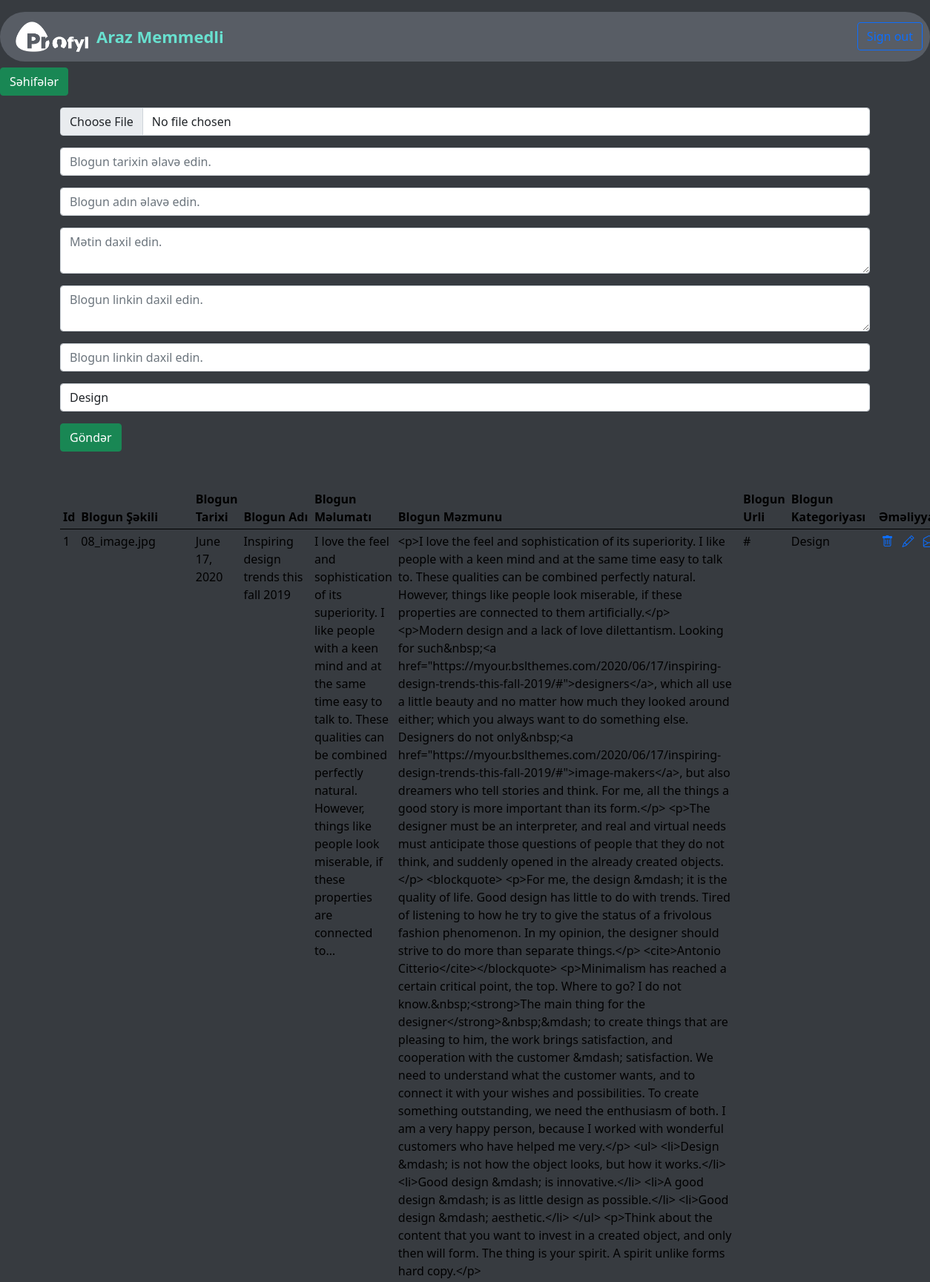
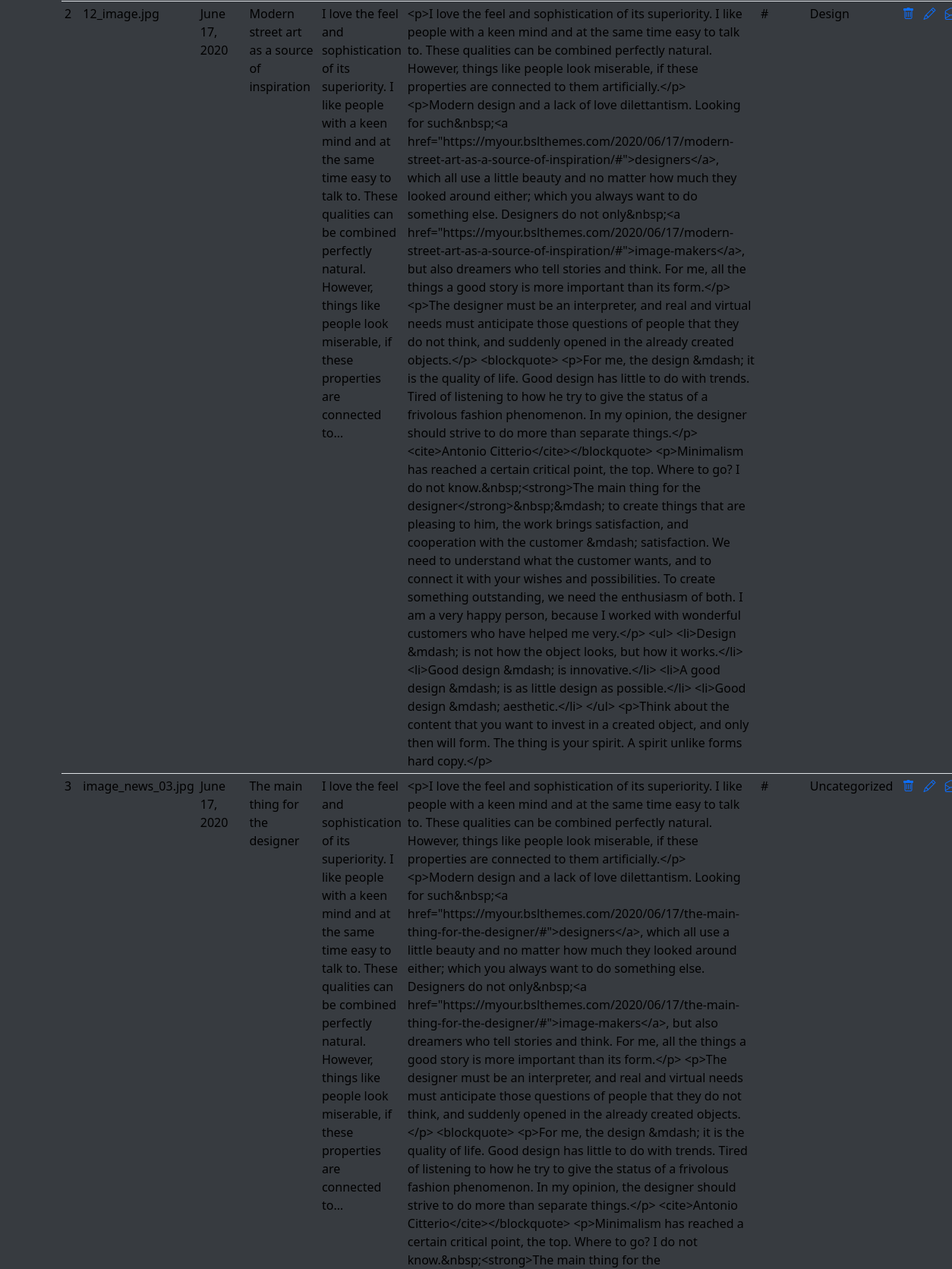
The app's page /admin/blog/ (upper part) with its own data (2 pictures, top to bottom).
### app/models.py (models this page shows)
class BlogPost(db.Model):
    __tablename__='blog_post'
    id = db.Column(db.Integer, primary_key=True)
    blog_img = db.Column(db.String(200))
    blog_date = db.Column(db.String(120))
    blog_title = db.Column(db.String(180))
    short_info = db.Column(db.Text)
    content = db.Column(db.Text)
    blog_url = db.Column(db.String(140))
    com_posts = db.relationship('Comment', backref='blog_post')
    blogcategory_id=db.Column(db.Integer, db.ForeignKey('blog_category.id'), nullable=False)

### admin/blog_routes.py (the view, shortened to what this page needs)
@admin_blog_bp.route('/admin/blog/',methods=['GET','POST'])
def admin_blog():
    blogForm=BlogForm()
    t_blogs=BlogPost.query.all()
    return render_template('admin/admin_blog.html',form=blogForm,t_blogs=t_blogs)

### admin/forms.py
class BlogForm(FlaskForm):
    blog_img=FileField('blog_img')
    blog_date=StringField('blog_date')
    blog_title=StringField('blog_title')
    short_info=TextAreaField('short_info')
    content=TextAreaField('content')
    blog_url=StringField('blog_url')
    blogcategory_id=SelectField('blogcategory_id',choices=BlogCategoryList)
    blog_submit=SubmitField()

### admin/templates/admin/admin_blog.html (shortened to what this page needs)
{% extends 'admin/base.html' %}
{% block content %}
<section id="blog-form">
    <div class="container">
        <div class="row">
            <div class="col-12">
                <form action="/admin/blog/" method="POST" enctype="multipart/form-data">
                    <div class="form-group mt-3">
                        {{form.blog_img(class='form-control',placeholder='Blogun şəkilin əlavə edin')}}
                    </div>
                    <div class="form-group mt-3">
                        {{form.blog_date(class='form-control',placeholder='Blogun tarixin əlavə edin.')}}
                    </div>
                    <div class="form-group mt-3">
                        {{form.blog_title(class='form-control',placeholder='Blogun adın əlavə edin.')}}
                    </div>
                    <div class="form-group mt-3">
                        {{form.short_info(class='form-control',placeholder='Mətin daxil edin.')}}
                    </div>
                    <div class="form-group mt-3">
                        {{form.content(class='form-control',placeholder='Blogun linkin daxil edin.')}}
                    </div>
                    <div class="form-group mt-3">
                        {{form.blog_url(class='form-control',placeholder='Blogun linkin daxil edin.')}}
                    </div>
                    <div class="form-group mt-3">
                        {{form.blogcategory_id(class='form-control')}}
                    </div>
                    <div class="form-group mt-3">
                        {{form.blog_submit(class='btn btn-success',value='Göndər')}}
                    </div>
                </form>
            </div>
        </div>
    </div>
</section>
<section id="blog-table">
    <div class="container mt-5">
        <table class="table table-sm" style="color: white;">
            <thead>
                <tr>
                    <th scope="col">Id</th>
                    <th scope="col">Blogun Şəkili</th>
                    <th scope="col">Blogun Tarixi</th>
                    <th scope="col">Blogun Adı</th>
                    <th scope="col">Blogun Məlumatı</th>
                    <th scope="col">Blogun Məzmunu</th>
                    <th scope="col">Blogun Urli</th>
                    <th scope="col">Blogun Kategoriyası</th>
                    <th scope="col">Əməliyyat</th>
                  </tr>
            </thead>
            <tbody>
                {% for t_blog in t_blogs %}
                <tr>
                    <td>{{t_blog.id}}</td>
                    <td>{{t_blog.blog_img}}</td>
                    <td>{{t_blog.blog_date}}</td>
                    <td>{{t_blog.blog_title}}</td>
                    <td>{{t_blog.short_info}}</td>
                    <td>{{t_blog.content}}</td>
                    <td>{{t_blog.blog_url}}</td>
                    <td>{{t_blog.blogcategory_id}}</td>
                    <td>
                        <a href="/blog/delete/{{t_blog.id}}"><i class="bi bi-trash mx-1"></i></a>
                        <a href="/blog/update/{{t_blog.id}}"><i class="bi bi-pencil mx-1"></i></a>
                        <a href=""><i class="bi bi-envelope-open mx-1"></i></a>
                    </td>
                  </tr>
                {% endfor %}
            </tbody>
          </table>
    </div>
</section>
{% endblock  %}

### records on screen
BlogPost: id "1", blog_img "08_image.jpg", blog_date "June 17, 2020", blog_title "Inspiring design trends this fall 2019", short_info "I love the feel and sophistication of its superiority. I like people with a keen mind and at the same time easy to talk to. These qualities can be combined perfectly natural. However, things like people look miserable, if these properties are connected to…", content "<p>I love the feel and sophistication of its superiority. I like people with a keen mind and at the same time easy to talk to. These qualities can be combined perfectly natural. However, things like people look miserable, if these properties are connected to them artificially.</p> <p>Modern design and a lack of love dilettantism. Looking for such&nbsp;<a href=\"https://myour.bslthemes.com/2020/06/17/inspiring-design-trends-this-fall-2019/#\">designers</a>, which all use a little beauty and no matter how much they looked around either; which you always want to do something else. Designers do not only&nbsp;<a…", blog_url "#", blogcategory_id "Design"
BlogPost: id "2", blog_img "12_image.jpg", blog_date "June 17, 2020", blog_title "Modern street art as a source of inspiration", short_info "I love the feel and sophistication of its superiority. I like people with a keen mind and at the same time easy to talk to. These qualities can be combined perfectly natural. However, things like people look miserable, if these properties are connected to…", content "<p>I love the feel and sophistication of its superiority. I like people with a keen mind and at the same time easy to talk to. These qualities can be combined perfectly natural. However, things like people look miserable, if these properties are connected to them artificially.</p> <p>Modern design and a lack of love dilettantism. Looking for such&nbsp;<a href=\"https://myour.bslthemes.com/2020/06/17/modern-street-art-as-a-source-of-inspiration/#\">designers</a>, which all use a little beauty and no matter how much they looked around either; which you always want to do something else. Designers do not only&nbsp;<a…", blog_url "#", blogcategory_id "Design"
BlogPost: id "3", blog_img "image_news_03.jpg", blog_date "June 17, 2020", blog_title "The main thing for the designer", short_info "I love the feel and sophistication of its superiority. I like people with a keen mind and at the same time easy to talk to. These qualities can be combined perfectly natural. However, things like people look miserable, if these properties are connected to…", blog_url "#", blogcategory_id "Uncategorized"
